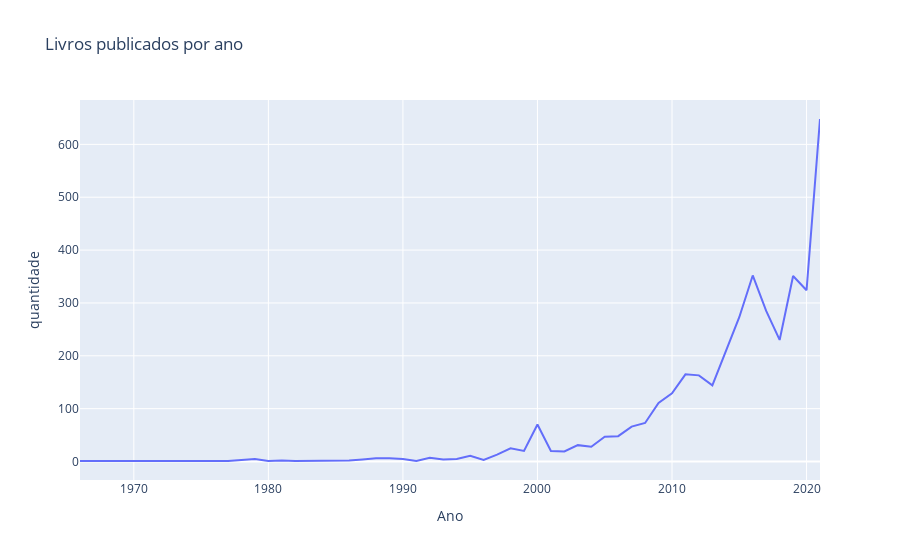

The notebook cell saved with this chart:
### Code cell
ano_dist = df['Ano'].value_counts().reset_index(name='quantidade').sort_values(by='index').rename(columns={'index':'Ano'})
fig = px.line(ano_dist, x="Ano", y="quantidade", title='Livros publicados por ano')
fig.show()

### Figure 1 — Plotly figure (JSON) as saved in the notebook; plotly's stock layout.template omitted (floating-point values rounded to 4 significant figures)
{"data": [{"hovertemplate": "Ano=%{x}<br>quantidade=%{y}<extra></extra>", "legendgroup": "", "line": {"color": "#636efa", "dash": "solid"}, "mode": "lines", "name": "", "orientation": "v", "showlegend": false, "type": "scatter", "x": [1966, 1967, 1976, 1977, 1978, 1979, 1980, 1981, 1982, 1984, 1986, 1987, 1988, 1989, 1990, 1991, 1992, 1993, 1994, 1995, 1996, 1997, 1998, 1999, 2000, 2001, 2002, 2003, 2004, 2005, 2006, 2007, 2008, 2009, 2010, 2011, 2012, 2013, 2014, 2015, 2016, 2017, 2018, 2019, 2020, 2021], "xaxis": "x", "y": [1, 1, 2, 1, 3, 5, 1, 2, 1, 2, 2, 4, 6, 6, 5, 1, 7, 4, 5, 11, 3, 13, 25, 20, 70, 20, 19, 31, 28, 47, 48, 66, 73, 111, 129, 165, 163, 144, 209, 273, 352, 285, 230, 351, 324, 648], "yaxis": "y"}], "layout": {"legend": {"tracegroupgap": 0}, "title": {"text": "Livros publicados por ano"}, "xaxis": {"anchor": "y", "domain": [0, 1], "title": {"text": "Ano"}}, "yaxis": {"anchor": "x", "domain": [0, 1], "title": {"text": "quantidade"}}}}
